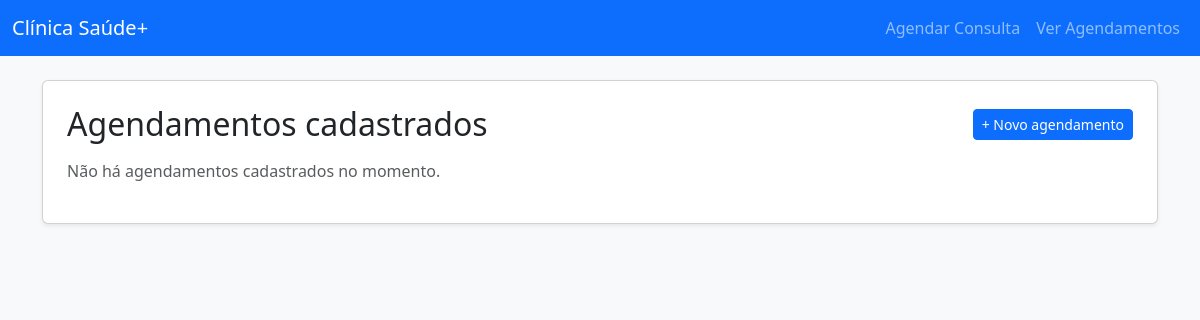
The app's page /lista, older data.
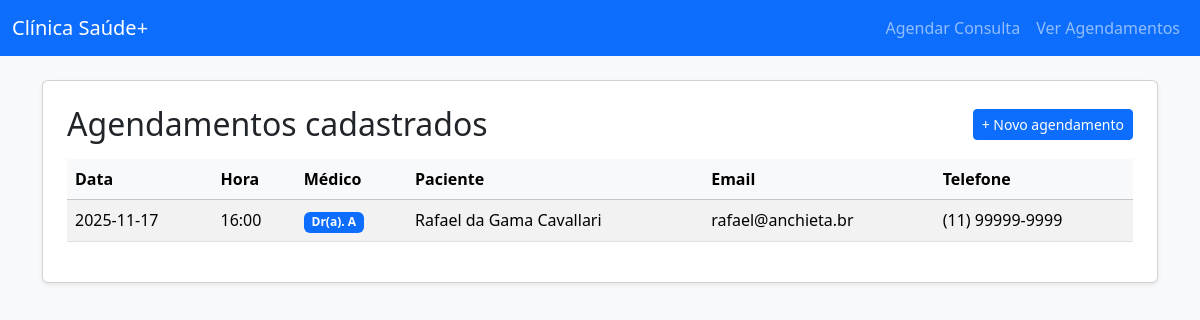
The same page, newer data.
### tables this page shows
CREATE TABLE agendamentos (
            id INTEGER PRIMARY KEY AUTOINCREMENT,
            nome TEXT NOT NULL,
            email TEXT,
            telefone TEXT,
            data TEXT NOT NULL,   -- formato YYYY-MM-DD
            hora TEXT NOT NULL,   -- formato HH:MM
            medico TEXT NOT NULL,
            UNIQUE (data, medico) -- impede 2 consultas com o mesmo médico no mesmo dia
        );

### app.py (the view)
@app.route("/lista")
def listar_agendamentos():
    conn = get_conn()
    cur = conn.cursor()
    cur.execute(
        """
        SELECT * FROM agendamentos
        ORDER BY data ASC, medico ASC, hora ASC
        """
    )
    agendamentos = cur.fetchall()
    conn.close()
    return render_template("lista.html", agendamentos=agendamentos)

### app.py (called while the page is built)
def get_conn():
    conn = sqlite3.connect(DB_NAME)
    conn.row_factory = sqlite3.Row
    return conn

### templates/lista.html (shortened to what this page needs)
{% extends "index.html" %}
{% block conteudo %}
  <div class="d-flex justify-content-between align-items-center mb-3">
    <h2 class="mb-0">Agendamentos cadastrados</h2>
    <a href="{{ url_for('agendar') }}" class="btn btn-primary btn-sm">
      + Novo agendamento
    </a>
  </div>
  {% if agendamentos %}
    <div class="table-responsive">
      <table class="table table-striped table-hover align-middle">
        <thead class="table-light">
          <tr>
            <th scope="col">Data</th>
            <th scope="col">Hora</th>
            <th scope="col">Médico</th>
            <th scope="col">Paciente</th>
            <th scope="col">Email</th>
            <th scope="col">Telefone</th>
          </tr>
        </thead>
        <tbody>
          {% for a in agendamentos %}
            <tr>
              <td>{{ a["data"] | default("") }}</td>
              <td>{{ a["hora"] | default("") }}</td>
              <td>
                <span class="badge bg-primary">
                  Dr(a). {{ a["medico"] }}
                </span>
              </td>
              <td>{{ a["nome"] }}</td>
              <td>{{ a["email"] or "-" }}</td>
              <td>{{ a["telefone"] or "-" }}</td>
            </tr>
          {% endfor %}
        </tbody>
      </table>
    </div>
  {% else %}
    <p class="text-muted">
      Não há agendamentos cadastrados no momento.
    </p>
  {% endif %}
{% endblock %}

### templates/index.html (shortened to what this page needs)
<!DOCTYPE html>
<html lang="pt-br">
  <head>
    <link
      href="https://cdn.jsdelivr.net/npm/bootstrap@5.3.2/dist/css/bootstrap.min.css"
      rel="stylesheet"
    />
  </head>
  <body class="bg-light">
    <nav class="navbar navbar-expand-lg navbar-dark bg-primary">
      <div class="container-fluid">
        <a class="navbar-brand" href="agendar">
          Clínica Saúde+
        </a>
        <div class="collapse navbar-collapse" id="navbarNav">
          <ul class="navbar-nav ms-auto">
            <li class="nav-item">
              <a class="nav-link" href="agendar">Agendar Consulta</a>
            </li>
            <li class="nav-item">
              <a class="nav-link" href="lista">
                Ver Agendamentos
              </a>
            </li>
          </ul>
        </div>
      </div>
    </nav>
    <div class="container mt-4">
      <div class="card shadow-sm p-4">
        {% block conteudo %}
        {% endblock %}
      </div>
    </div>
  </body>
</html>

Row changes from the older to the newer data that the page shows:
added agendamentos: data "2025-11-17", hora "16:00", medico "A", nome "Rafael da Gama Cavallari", email "rafael@anchieta.br", telefone "(11) 99999-9999"
Text that changed along with them:
text no longer shown: "Não há agendamentos cadastrados no momento."
text now shown: "Data Hora Médico Paciente Email Telefone"
